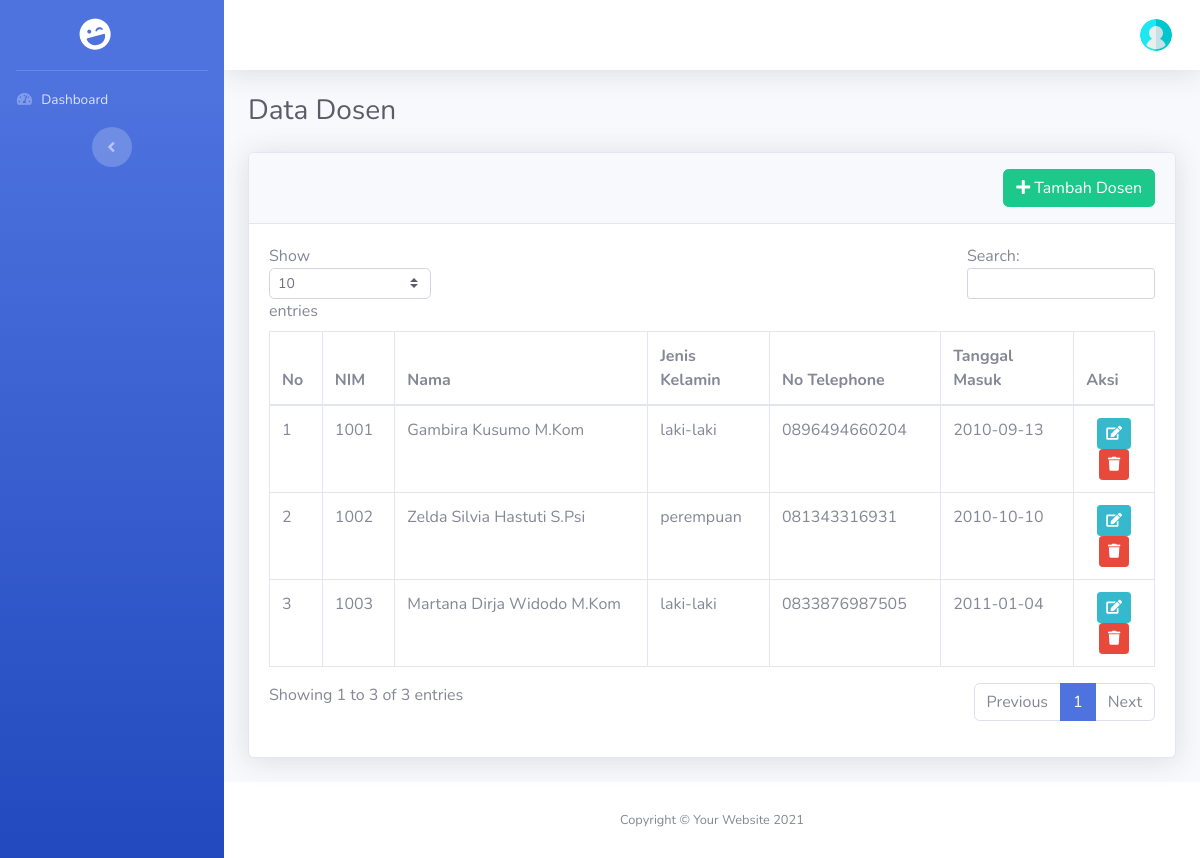
/index.php/admin/dosen, run on the app's committed database.
### tables this page shows
CREATE TABLE `dosen` (
  `id` bigint NOT NULL AUTO_INCREMENT,
  `nip` bigint NOT NULL,
  `nama` varchar(255) NOT NULL,
  `jenis_kelamin` enum('laki-laki','perempuan') NOT NULL,
  `alamat` text NOT NULL,
  `tgl_lahir` date NOT NULL,
  `password` varchar(255) NOT NULL,
  `tgl_masuk` date NOT NULL,
  `nomor_telephone` varchar(14) NOT NULL,
  `agama` enum('islam','kristen','katholik','hindu','budha','konghucu') NOT NULL,
  `jabatan` enum('dosen','sekjur','kajur') NOT NULL,
  `email` varchar(255) NOT NULL,
  PRIMARY KEY (`id`)
);

### application/controllers/Admin.php (called while the page is built, shortened)
<?php
class Admin extends CI_Controller
{
    function __construct()
    {
        $this->load->Model('M_admin','mod');
    }
    public function dosen()
    {
        $data['halaman']    = "Data Dosen";
        $data['dosen']  = $this->mod->m_get_all_dosen();
        $this->load->view('head.php', $data);
        $this->load->view('sidebar.php');
        $this->load->view('header.php');
        $this->load->view('admin/dosen/index.php', $data);
        $this->load->view('footer.php');
    }
}

### index.php (called while the page is built, shortened)
<?php
require_once BASEPATH.'core/CodeIgniter.php';

### application/models/M_admin.php (called while the page is built, shortened)
<?php
Class M_admin extends CI_Model
{
    public function m_get_all_dosen()
    {
        $this->db->select()
            ->from('dosen');
        $query = $this->db->get_compiled_select();
        $data  = $this->db->query($query)->result_array();
        return $data;
    }
}

### application/views/admin/dosen/index.php (the view, shortened to what this page needs)
<div class="container-fluid">
    <h1 class="h3 mb-4 text-gray-800">Data Dosen</h1>
    <div class="card shadow mb-4">
        <div class="card-header py-3">
            <a href="<?php echo base_url('admin/tambah_dosen')?>" class="btn btn-success float-right"><i class="fas fa-plus"></i>&nbsp;Tambah Dosen</a>
        </div>
        <div class="card-body">
            <div class="table-responsive">
                <table class="table table-bordered" id="dataTable" width="100%" cellspacing="0">
                    <thead>
                        <tr>
                            <th>No</th>
                            <th>NIM</th>
                            <th>Nama</th>
                            <th>Jenis Kelamin</th>
                            <th>No Telephone</th>
                            <th>Tanggal Masuk</th>
                            <th>Aksi</th>
                        </tr>
                    </thead>
                    <tbody>
                        <?php
                            $i = 1;
                            foreach($dosen as $dsn):?>
                            <tr>
                                <td><?php echo $i;?></td>
                                <td><?php echo $dsn['nip'];?></td>
                                <td><?php echo $dsn['nama'];?></td>
                                <td><?php echo $dsn['jenis_kelamin'];?></td>
                                <td><?php echo $dsn['nomor_telephone'];?></td>
                                <td><?php echo $dsn['tgl_masuk'];?></td>
                                <td class="text-center">
                                    <a href="<?php echo base_url('admin/edit_dosen/').$dsn['id']?>" class="btn btn-info btn-sm"><i class="fas fa-edit"></i></a>
                                    <a href="<?php echo base_url('admin/hapus_dosen/').$dsn['id']?>" class="btn btn-danger btn-sm"><i class="fas fa-trash"></i></a>
                                </td>
                            </tr>
                        <?php
                            $i++;
                            endforeach;?>
                    </tbody>
                </table>
            </div>
        </div>
    </div>
</div>

### data on the page
dosen: nip "1001", nama "Gambira Kusumo M.Kom", jenis_kelamin "laki-laki", nomor_telephone "0896494660204", tgl_masuk "2010-09-13"
dosen: nip "1002", nama "Zelda Silvia Hastuti S.Psi", jenis_kelamin "perempuan", nomor_telephone "081343316931", tgl_masuk "2010-10-10"
dosen: nip "1003", nama "Martana Dirja Widodo M.Kom", jenis_kelamin "laki-laki", nomor_telephone "0833876987505", tgl_masuk "2011-01-04"
